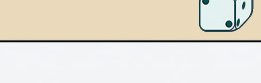
#> input picture games/civolution/assets/components/page-04/activation_die.png, 261 x 83 px
$ python -i extract_teach_sprites.py   (imports and definitions only)
#> lines starting #> are read from the running program, lines starting #| are printed output that depends on the picture; after the words box and inside, x2 and y2 are one past the last pixel; in counts of white or black regions, pixels touching at a corner belong together
#> further down, picture is the input picture: shape (83, 261, 3); mean B, G, R 213.4, 224.6, 229.5
# -*- coding: utf-8 -*-
"""教学动画配件：照片 → 透明贴图 sprite（批量）。

输入：games/{game}/media/raw/{name}.jpg  —— 每个配件一张正上方俯拍，放对比色背景
输出：client/Assets/Resources/teaching/{game}/sprites/{name}.png（透明背景贴图）
      并把 sprites.json 的 slot->png 指向它。

与 scripts/extract_token_silhouette.py（token→剪影挤出）同源思路，这里简化为：
俯拍照片 → 分割出配件 → 抠透明背景 → 裁切归一 → 存 PNG（去掉了 3D 轮廓挤出部分）。

用法:
    D:/Python/Python312/python.exe scripts/extract_teach_sprites.py splendor

依赖: opencv-python, numpy（项目既有脚本已用）
"""
import argparse
import json
import sys
from pathlib import Path

import cv2
import numpy as np

ROOT = Path(__file__).resolve().parent.parent
GAMES = ROOT / "games"
OUT_RES = ROOT / "client" / "Assets" / "Resources" / "teaching"

MAX_DIM = 2000
PADDING = 12


def imread_safe(path):
    data = np.fromfile(str(path), dtype=np.uint8)
    return cv2.imdecode(data, cv2.IMREAD_COLOR)


# [6 lines left out: function imwrite_safe, not called in this run]


def extract_sprite(img):
    """抠出图中最大配件，返回 RGBA 透明贴图（已裁切+白底已去）。"""
    # 转灰度，Otsu 二值化
    gray = cv2.cvtColor(img, cv2.COLOR_BGR2GRAY)
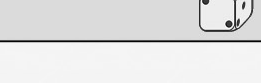
#> gray: shape (83, 261); min 4, max 254, mean 224.9
    _, binary = cv2.threshold(gray, 0, 255, cv2.THRESH_BINARY + cv2.THRESH_OTSU)
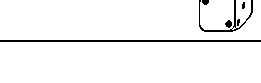
#> binary: shape (83, 261); 96.1% white; black in thin lines or dots, all inside (x1, y1, x2, y2) = (0, 0, 261, 42)
    # 找外轮廓
    contours, _ = cv2.findContours(binary, cv2.RETR_EXTERNAL, cv2.CHAIN_APPROX_SIMPLE)
#> contours = 2 contours; box (x1, y1, x2, y2) and area: (0, 42, 261, 83) 10400, (0, 0, 261, 40) 9767
    if not contours:
        return None
    # 取最大轮廓（配件）
    c = max(contours, key=cv2.contourArea)
#> c = [[0, 42], [0, 82], [260, 82], [260, 42]]
    x, y, w, h = cv2.boundingRect(c)
#> x = 0; y = 42; w = 261; h = 41
    # 裁切并加边距
    x0 = max(0, x - PADDING); y0 = max(0, y - PADDING)
#> after `x0 = max(0, x - PADDING)`: x0 = 0
#> after `y0 = max(0, y - PADDING)`: y0 = 30
    x1 = min(img.shape[1], x + w + PADDING); y1 = min(img.shape[0], y + h + PADDING)
#> after `x1 = min(img.shape[1], x + w + PADDING)`: x1 = 261
#> after `y1 = min(img.shape[0], y + h + PADDING)`: y1 = 83
    crop = img[y0:y1, x0:x1]
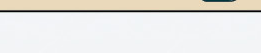
#> crop: shape (53, 261, 3); mean B, G, R 226, 229.8, 231.8

    # 构造 alpha：轮廓内不透明，外透明
    mask = np.zeros(binary.shape, dtype=np.uint8)
    cv2.drawContours(mask, [c], -1, 255, -1)
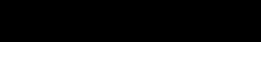
#> mask: shape (83, 261); 49.4% white; 1 white region, box (x1, y1, x2, y2) and area: (0, 42, 261, 83) 10701
    alpha = mask[y0:y1, x0:x1]
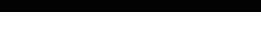
#> alpha: shape (53, 261); 77.4% white; 1 black region, box (x1, y1, x2, y2) and area: (0, 0, 261, 12) 3132

    # 转 RGBA
    bgr = cv2.cvtColor(crop, cv2.COLOR_BGR2RGBA)
    rgba = np.dstack((bgr[:, :, :3], alpha))
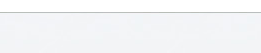
#> rgba: shape (53, 261, 4); mean R, G, B, A 231.8, 229.8, 226, 197.3; transparent parts drawn white
    # 平滑 alpha 边缘（抗锯齿）
    rgba[:, :, 3] = cv2.GaussianBlur(rgba[:, :, 3], (3, 3), 0)
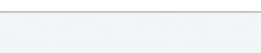
#> rgba: shape (53, 261, 4); 3.77% of pixels changed, all inside (x1, y1, x2, y2) = (0, 11, 261, 13); transparent parts drawn white
    return rgba


# [43 lines left out: function main, not called in this run]


# [2 lines not run here, left out]

>>> import cv2
>>> picture = cv2.imread('../games/civolution/assets/components/page-04/activation_die.png')
>>> result = extract_sprite(picture)

$ run again, on games/civolution/assets/components/page-05/farm.png
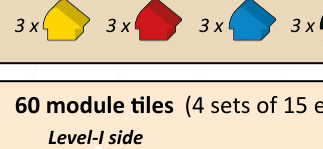
#> input picture games/civolution/assets/components/page-05/farm.png, 323 x 149 px
#> picture is the input picture: shape (149, 323, 3); mean B, G, R 179.1, 201.8, 217.6
#> in extract_sprite, `_, binary = cv2.threshold(gray, 0, 255, cv2.THRESH_BINARY + cv2.THRESH..`:
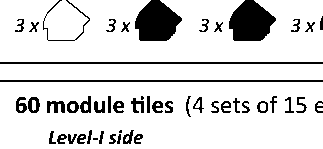
#> binary: shape (149, 323); 85.8% white; 50 black regions (3 under 20 px)
#> contours = 5 contours, 2 with area under 20; largest, box (x1, y1, x2, y2) and area: (0, 82, 323, 149) 21161, (0, 0, 323, 62) 16582, (0, 64, 323, 80) 4830
#> c = contour of 11 points, box (x1, y1, x2, y2) (0, 82, 323, 149), area 21161
#> x = 0; y = 82; w = 323; h = 67
#> x0 = 0
#> y0 = 70
#> x1 = 323
#> y1 = 149
#> mask: shape (149, 323); 44.8% white; 1 white region, box (x1, y1, x2, y2) and area: (0, 82, 323, 149) 21555
#> alpha: shape (79, 323); 84.5% white; 2 black regions, box (x1, y1, x2, y2) and area: (0, 0, 323, 12) 3876, (315, 31, 323, 43) 86
#> in extract_sprite, `rgba[:, :, 3] = cv2.GaussianBlur(rgba[:, :, 3], (3, 3), 0)`:
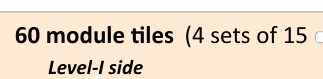
#> rgba: shape (79, 323, 4); mean R, G, B, A 226.6, 211.5, 193.2, 215.4; transparent parts drawn white
